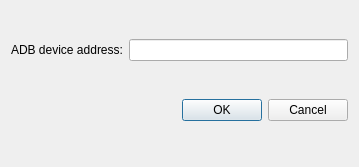
<?xml version="1.0" encoding="UTF-8"?>
<ui version="4.0">
 <class>DGLConnectAndroidAdbDialogClass</class>
 <widget class="QDialog" name="DGLConnectAndroidAdbDialogClass">
  <property name="windowModality">
   <enum>Qt::ApplicationModal</enum>
  </property>
  <property name="geometry">
   <rect>
    <x>0</x>
    <y>0</y>
    <width>359</width>
    <height>167</height>
   </rect>
  </property>
  <property name="windowTitle">
   <string>Enter adb device address</string>
  </property>
  <layout class="QVBoxLayout" name="verticalLayout_2">
   <item>
    <layout class="QHBoxLayout" name="horizontalLayout">
     <item>
      <widget class="QLabel" name="label">
       <property name="text">
        <string>ADB device address:</string>
       </property>
      </widget>
     </item>
     <item>
      <widget class="QLineEdit" name="lineEdit_DeviceAddress"/>
     </item>
    </layout>
   </item>
   <item>
    <layout class="QHBoxLayout">
     <property name="spacing">
      <number>6</number>
     </property>
     <property name="leftMargin">
      <number>0</number>
     </property>
     <property name="topMargin">
      <number>0</number>
     </property>
     <property name="rightMargin">
      <number>0</number>
     </property>
     <property name="bottomMargin">
      <number>0</number>
     </property>
     <item>
      <spacer>
       <property name="orientation">
        <enum>Qt::Horizontal</enum>
       </property>
       <property name="sizeHint" stdset="0">
        <size>
         <width>131</width>
         <height>31</height>
        </size>
       </property>
      </spacer>
     </item>
     <item>
      <widget class="QPushButton" name="okButton">
       <property name="text">
        <string>OK</string>
       </property>
      </widget>
     </item>
     <item>
      <widget class="QPushButton" name="cancelButton">
       <property name="text">
        <string>Cancel</string>
       </property>
      </widget>
     </item>
    </layout>
   </item>
  </layout>
 </widget>
 <resources/>
 <connections>
  <connection>
   <sender>okButton</sender>
   <signal>clicked()</signal>
   <receiver>DGLConnectAndroidAdbDialogClass</receiver>
   <slot>accept()</slot>
   <hints>
    <hint type="sourcelabel">
     <x>267</x>
     <y>133</y>
    </hint>
    <hint type="destinationlabel">
     <x>96</x>
     <y>254</y>
    </hint>
   </hints>
  </connection>
  <connection>
   <sender>cancelButton</sender>
   <signal>clicked()</signal>
   <receiver>DGLConnectAndroidAdbDialogClass</receiver>
   <slot>reject()</slot>
   <hints>
    <hint type="sourcelabel">
     <x>348</x>
     <y>133</y>
    </hint>
    <hint type="destinationlabel">
     <x>179</x>
     <y>282</y>
    </hint>
   </hints>
  </connection>
 </connections>
 <slots>
  <slot>adbKillServer()</slot>
  <slot>adbConnect()</slot>
 </slots>
</ui>
